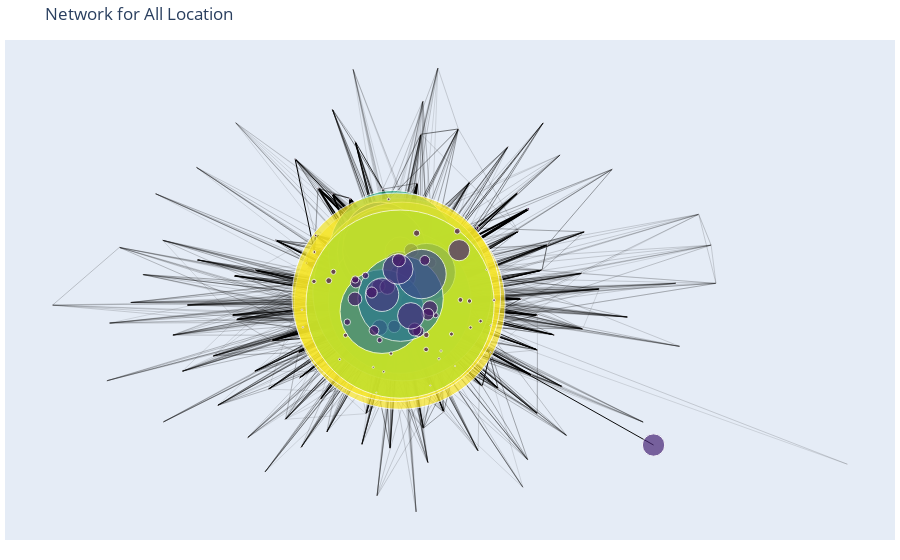

Notebook cell for this chart:
### Code cell
# Function to create a graph from the co-occurrence matrix
def create_graph_from_co_occurrence(co_occurrence_matrix, word_counts_df):
    G = nx.Graph()
    filtered_tags = set(word_counts_df['Tag'])  # Get only the tags present in word_counts_df_filtered
    for i in range(len(co_occurrence_matrix.index)):
        tag1 = co_occurrence_matrix.index[i]
        if tag1 in filtered_tags:
            G.add_node(tag1)
            for j in range(i + 1, len(co_occurrence_matrix.columns)):
                tag2 = co_occurrence_matrix.columns[j]
                if tag2 in filtered_tags:
                   def create_graph_from_co_occurrence(co_occurrence_matrix, word_counts_df):
    G = nx.Graph()
    filtered_tags = set(word_counts_df['Tag'])  # Get only the tags present in word_counts_df_filtered
    for i in range(len(co_occurrence_matrix.index)):
        tag1 = co_occurrence_matrix.index[i]
        if tag1 in filtered_tags:
            G.add_node(tag1)
            for j in range(i + 1, len(co_occurrence_matrix.columns)):
                tag2 = co_occurrence_matrix.columns[j]
                if tag2 in filtered_tags:
                    weight = co_occurrence_matrix.iloc[i, j]
                    if weight >= 3:  # Only add edge if co-occurrence count is 3 or more
                        G.add_edge(tag1, tag2, weight=weight)
    # Assigning node size based on word counts
    for node in G.nodes():
        word_count = word_counts_df[word_counts_df['Tag'] == node]['RAM_Count'].values
        if len(word_count) > 0:
            G.nodes[node]['size'] = word_count[0]  # Taking the word count from word_counts_df
    return G weight = co_occurrence_matrix.iloc[i, j]
                    if weight >= 3:  # Only add edge if co-occurrence count is 3 or more
                        G.add_edge(tag1, tag2, weight=weight)
    # Assigning node size based on word counts
    for node in G.nodes():
        word_count = word_counts_df[word_counts_df['Tag'] == node]['RAM_Count'].values
        if len(word_count) > 0:
            G.nodes[node]['size'] = word_count[0]  # Taking the word count from word_counts_df
    return G

# Creating a Plotly figure
def plot_network(graph, title):
    pos = nx.spring_layout(graph, seed=42)  # Layout for better visualization

    max_weight = max([graph.edges[edge]['weight'] for edge in graph.edges()]) if graph.edges() else 1

    edge_trace = []
    for edge in graph.edges():
        x0, y0 = pos[edge[0]]
        x1, y1 = pos[edge[1]]
        weight = graph.edges[edge]['weight']
        edge_trace.append(go.Scatter(x=[x0, x1, None], y=[y0, y1, None], mode='lines', line=dict(width=0.04 * weight, color=f'rgb({int(128 * weight / max_weight)}, {int(128 * weight / max_weight)}, {int(128 * weight / max_weight)})')))  # Adjusting edge width and color

    node_trace = go.Scatter(x=[], y=[], mode='markers', text=[], marker=dict(size=[], color=[], colorscale='Viridis', opacity=0.7))
    for node in graph.nodes():
        x, y = pos[node]
        node_trace['x'] += (x,)
        node_trace['y'] += (y,)
        node_trace['marker']['size'] += (graph.nodes[node].get('size', 1) * 0.04,)  # Adjusting node size
        connected_nodes = list(graph.neighbors(node))
        top_connected_nodes = sorted(connected_nodes, key=lambda x: graph.edges[(node, x)]['weight'], reverse=True)[:20]  # Get top 20 most connected nodes
        top_connected_nodes_text = "<br>".join(top_connected_nodes) if top_connected_nodes else "None"
        #node_trace['text'] += (node,)
        node_trace['text'] += ([f'Node: {node}<br>Connections: {len(connected_nodes)}<br>Top Connected Nodes: {top_connected_nodes_text}'],)  # Adjusting node text
        node_trace['marker']['color'] += (graph.nodes[node].get('size', 1) * 10,)  # Adjusting node color

    fig = go.Figure(data=[*edge_trace, node_trace],
                    layout=go.Layout(title=title, showlegend=False, hovermode='closest',
                                     margin=dict(b=20, l=5, r=5, t=40),
                                     xaxis=dict(showgrid=False, zeroline=False, showticklabels=False),
                                     yaxis=dict(showgrid=False, zeroline=False, showticklabels=False))
                    )
    fig.show()

# Creating graphs from co-occurrence matrices
graph_overall = create_graph_from_co_occurrence(co_occurrence_overall, word_counts_df_filtered)

# Plotting networks
plot_network(graph_overall, "Network for Chase1")
